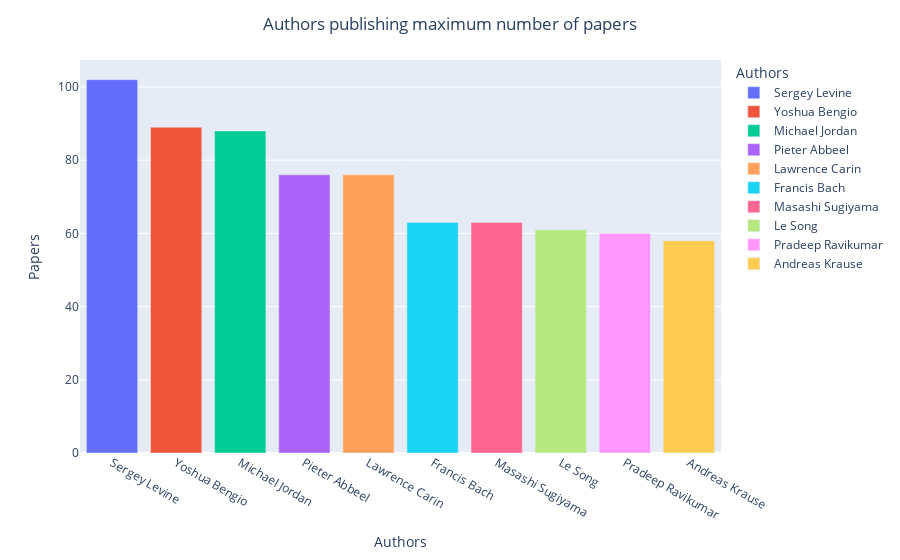

Notebook code for this chart:
### Code cell
papers = pd.read_csv('data/new_papers.csv')
papers = papers.drop_duplicates()

ath = []
val = []
for name, pub in papers.Author.value_counts().head(10).iteritems():
    ath.append(name)
    val.append(pub)

df = pd.DataFrame(list(zip(ath, val)),columns =['Authors', 'Papers'])

fig = px.bar(df, x="Authors", y="Papers", color='Authors')
fig.update_layout(title_text = "Authors publishing maximum number of papers",title_x=0.5)
fig.show()

### Figure 1 — Plotly figure (JSON) as saved in the notebook; plotly's stock layout.template omitted (floating-point values rounded to 4 significant figures)
{"data": [{"alignmentgroup": "True", "hovertemplate": "Authors=%{x}<br>Papers=%{y}<extra></extra>", "legendgroup": "Sergey Levine", "marker": {"color": "#636efa", "pattern": {"shape": ""}}, "name": "Sergey Levine", "offsetgroup": "Sergey Levine", "orientation": "v", "showlegend": true, "textposition": "auto", "type": "bar", "x": ["Sergey Levine"], "xaxis": "x", "y": [102], "yaxis": "y"}, {"alignmentgroup": "True", "hovertemplate": "Authors=%{x}<br>Papers=%{y}<extra></extra>", "legendgroup": "Yoshua Bengio", "marker": {"color": "#EF553B", "pattern": {"shape": ""}}, "name": "Yoshua Bengio", "offsetgroup": "Yoshua Bengio", "orientation": "v", "showlegend": true, "textposition": "auto", "type": "bar", "x": ["Yoshua Bengio"], "xaxis": "x", "y": [89], "yaxis": "y"}, {"alignmentgroup": "True", "hovertemplate": "Authors=%{x}<br>Papers=%{y}<extra></extra>", "legendgroup": "Michael Jordan", "marker": {"color": "#00cc96", "pattern": {"shape": ""}}, "name": "Michael Jordan", "offsetgroup": "Michael Jordan", "orientation": "v", "showlegend": true, "textposition": "auto", "type": "bar", "x": ["Michael Jordan"], "xaxis": "x", "y": [88], "yaxis": "y"}, {"alignmentgroup": "True", "hovertemplate": "Authors=%{x}<br>Papers=%{y}<extra></extra>", "legendgroup": "Pieter Abbeel", "marker": {"color": "#ab63fa", "pattern": {"shape": ""}}, "name": "Pieter Abbeel", "offsetgroup": "Pieter Abbeel", "orientation": "v", "showlegend": true, "textposition": "auto", "type": "bar", "x": ["Pieter Abbeel"], "xaxis": "x", "y": [76], "yaxis": "y"}, {"alignmentgroup": "True", "hovertemplate": "Authors=%{x}<br>Papers=%{y}<extra></extra>", "legendgroup": "Lawrence Carin", "marker": {"color": "#FFA15A", "pattern": {"shape": ""}}, "name": "Lawrence Carin", "offsetgroup": "Lawrence Carin", "orientation": "v", "showlegend": true, "textposition": "auto", "type": "bar", "x": ["Lawrence Carin"], "xaxis": "x", "y": [76], "yaxis": "y"}, {"alignmentgroup": "True", "hovertemplate": "Authors=%{x}<br>Papers=%{y}<extra></extra>", "legendgroup": "Francis Bach", "marker": {"color": "#19d3f3", "pattern": {"shape": ""}}, "name": "Francis Bach", "offsetgroup": "Francis Bach", "orientation": "v", "showlegend": true, "textposition": "auto", "type": "bar", "x": ["Francis Bach"], "xaxis": "x", "y": [63], "yaxis": "y"}, {"alignmentgroup": "True", "hovertemplate": "Authors=%{x}<br>Papers=%{y}<extra></extra>", "legendgroup": "Masashi Sugiyama", "marker": {"color": "#FF6692", "pattern": {"shape": ""}}, "name": "Masashi Sugiyama", "offsetgroup": "Masashi Sugiyama", "orientation": "v", "showlegend": true, "textposition": "auto", "type": "bar", "x": ["Masashi Sugiyama"], "xaxis": "x", "y": [63], "yaxis": "y"}, {"alignmentgroup": "True", "hovertemplate": "Authors=%{x}<br>Papers=%{y}<extra></extra>", "legendgroup": "Le Song", "marker": {"color": "#B6E880", "pattern": {"shape": ""}}, "name": "Le Song", "offsetgroup": "Le Song", "orientation": "v", "showlegend": true, "textposition": "auto", "type": "bar", "x": ["Le Song"], "xaxis": "x", "y": [61], "yaxis": "y"}, {"alignmentgroup": "True", "hovertemplate": "Authors=%{x}<br>Papers=%{y}<extra></extra>", "legendgroup": "Pradeep Ravikumar", "marker": {"color": "#FF97FF", "pattern": {"shape": ""}}, "name": "Pradeep Ravikumar", "offsetgroup": "Pradeep Ravikumar", "orientation": "v", "showlegend": true, "textposition": "auto", "type": "bar", "x": ["Pradeep Ravikumar"], "xaxis": "x", "y": [60], "yaxis": "y"}, {"alignmentgroup": "True", "hovertemplate": "Authors=%{x}<br>Papers=%{y}<extra></extra>", "legendgroup": "Andreas Krause", "marker": {"color": "#FECB52", "pattern": {"shape": ""}}, "name": "Andreas Krause", "offsetgroup": "Andreas Krause", "orientation": "v", "showlegend": true, "textposition": "auto", "type": "bar", "x": ["Andreas Krause"], "xaxis": "x", "y": [58], "yaxis": "y"}], "layout": {"barmode": "relative", "legend": {"title": {"text": "Authors"}, "tracegroupgap": 0}, "margin": {"t": 60}, "title": {"text": "Authors publishing maximum number of papers", "x": 0.5}, "xaxis": {"anchor": "y", "categoryarray": ["Sergey Levine", "Yoshua Bengio", "Michael Jordan", "Pieter Abbeel", "Lawrence Carin", "Francis Bach", "Masashi Sugiyama", "Le Song", "Pradeep Ravikumar", "Andreas Krause"], "categoryorder": "array", "domain": [0, 1], "title": {"text": "Authors"}}, "yaxis": {"anchor": "x", "domain": [0, 1], "title": {"text": "Papers"}}}}
